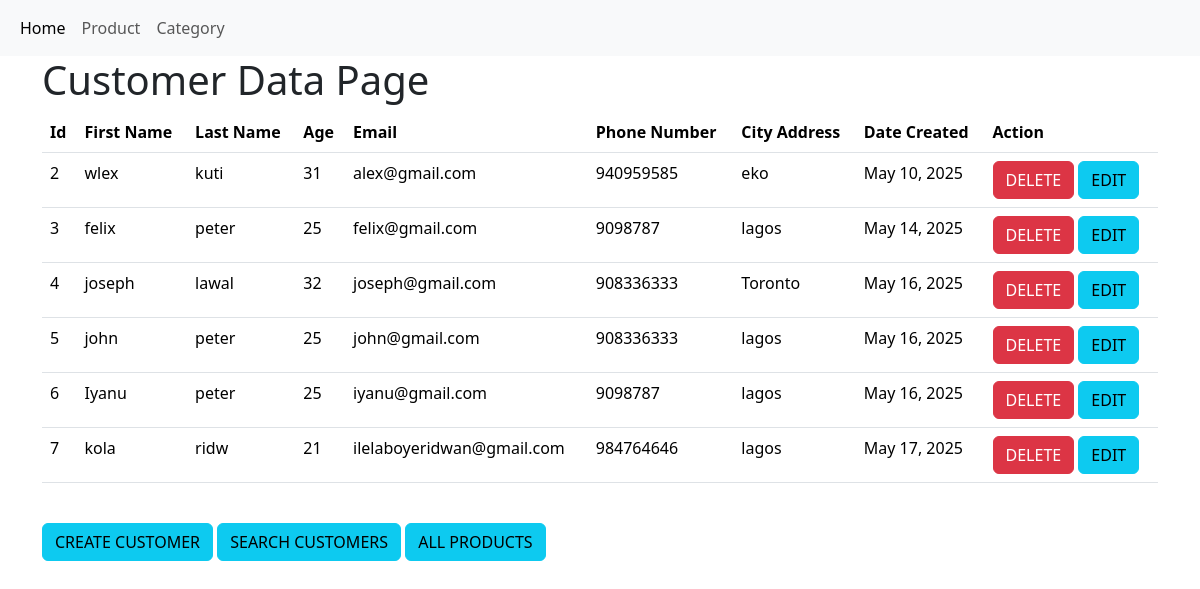
Page /allcustomers on the earlier database version.
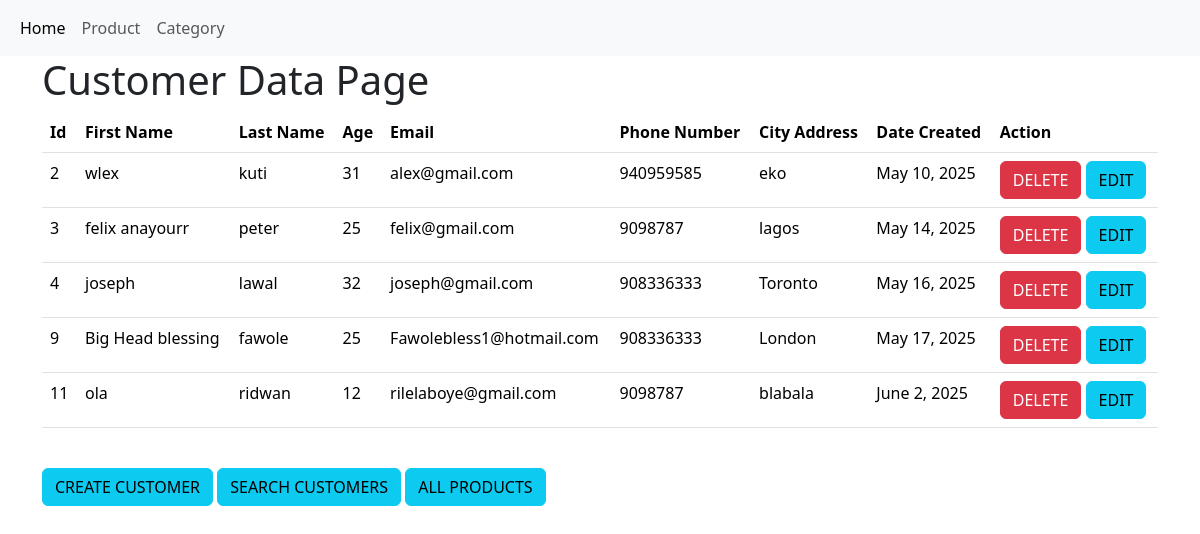
Same page on the later database version.
### inventoryapp/models.py (models this page shows, shortened)
class Customer(models.Model):
    firstName = models.CharField(max_length=45)
    lastName = models.CharField(max_length=45)
    age = models.IntegerField()
    email = models.EmailField()
    phoneNumber = models.IntegerField()
    address = models.CharField(max_length=45)
    date_created = models.DateField(auto_now_add=True)

### inventoryapp/views.py (the view)
# urls.py: path('allcustomers', views.allcustomers, name='allcustomers'),
def allcustomers(request):
    customers = Customer.objects.all()
    return render(request, "allcustomers.html", context={"customers": customers})

### templates/allcustomers.html (shortened to what this page needs)
<!DOCTYPE html>
<html lang="en">
<head>
     <link href="https://cdn.jsdelivr.net/npm/bootstrap@5.3.2/dist/css/bootstrap.min.css" rel="stylesheet"
>
</head>
<body>
<nav class="navbar bg-dark navbar-expand-lg bg-body-tertiary">
  <div class="container-fluid">
    <div class="collapse navbar-collapse" id="navbarNav">
      <ul class="navbar-nav">
        <li class="nav-item">
          <a class="nav-link active" aria-current="page" href="{% url 'home' %}">Home</a>
        </li>
        <li class="nav-item">
          <a class="nav-link" href="#">Product</a>
        </li>
         <a class="nav-link" href="#">Category</a>
     </ul>
    </div>
  </div>
</nav>
<div class="container">
  <div class="row justify-content-center">
    <div class="col-md-12">
  <marquee><h1> Customer Data Page</h1></marquee>
        <table class="table">
          <thead>
            <tr>
                <th scope="col">Id</th>
                <th scope="col">First Name</th>
                <th scope="col">Last Name</th>
                <th scope="col">Age</th>
                <th scope="col">Email</th>
                <th scope="col">Phone Number</th>
                <th scope="col">City Address</th>
                <th scope="col">Date Created</th>
                <th scope="col">Action</th>
            </tr>
          </thead>
          <tbody>
             {% for customer in customers %}
            <tr>
                <td>{{customer.id}}</td>
                <td>{{customer.firstName}}</td>
                <td>{{customer.lastName}}</td>
                <td>{{customer.age}}</td>
                <td>{{customer.email}}</td>
                <td>{{customer.phoneNumber}}</td>
                <td>{{customer.address}}</td>
                <td>{{customer.date_created}}</td>
                <td><a href="{% url 'removecustomer' customer.id %}" class="btn btn-danger">DELETE</a>
                    <a href="{% url 'updatecustomer' customer.id %}" class="btn btn-info">EDIT</a>
                </td>
            </tr>
            {% endfor %}
          </tbody>
        </table><br>
         <a href="{% url 'createcustomer' %}" class="btn btn-info">CREATE CUSTOMER</a>
        <a href="{% url 'searchcustomer' %}" class="btn btn-info">SEARCH CUSTOMERS</a>
        <a href="{% url 'allproducts'%}" class="btn btn-info">ALL PRODUCTS</a>
        <br><br><br><br>
    </div>
  </div>
</div>
</body>
</html>

Differences in the rows shown:
removed Customer: id "5", firstName "john", lastName "peter", age "25", email "john@gmail.com", phoneNumber "908336333", address "lagos", date_created "May 16, 2025"
removed Customer: id "6", firstName "Iyanu", lastName "peter", age "25", email "iyanu@gmail.com", phoneNumber "9098787", address "lagos", date_created "May 16, 2025"
removed Customer: id "7", firstName "kola", lastName "ridw", age "21", email "ilelaboyeridwan@gmail.com", phoneNumber "984764646", address "lagos", date_created "May 17, 2025"
changed Customer "peter": firstName "felix" → "felix anayourr"
added Customer: id "9", firstName "Big Head blessing", lastName "fawole", age "25", email "Fawolebless1@hotmail.com", phoneNumber "908336333", address "London", date_created "May 17, 2025"
added Customer: id "11", firstName "ola", lastName "ridwan", age "12", email "rilelaboye@gmail.com", phoneNumber "9098787", address "blabala", date_created "June 2, 2025"
